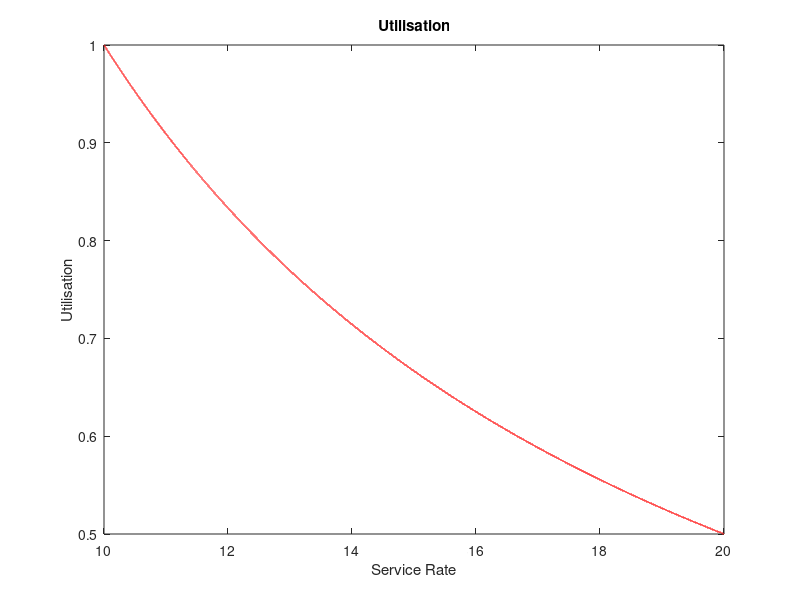
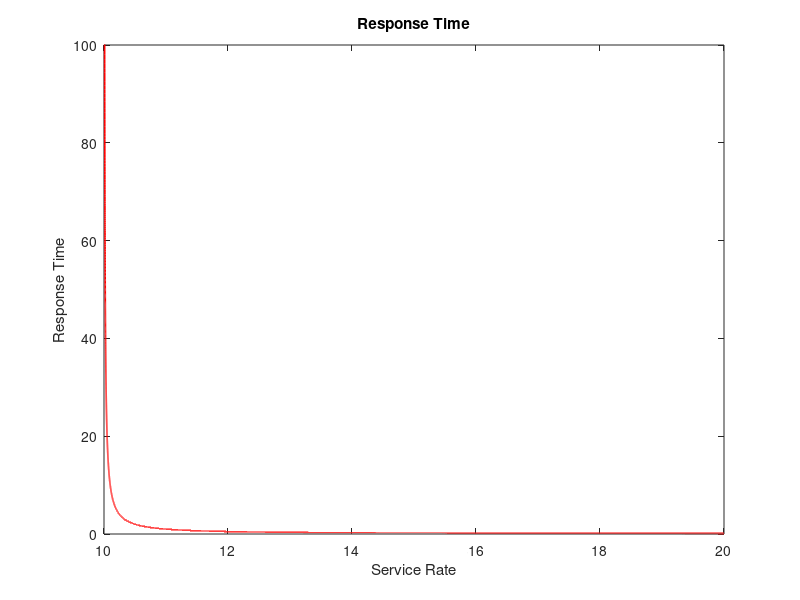
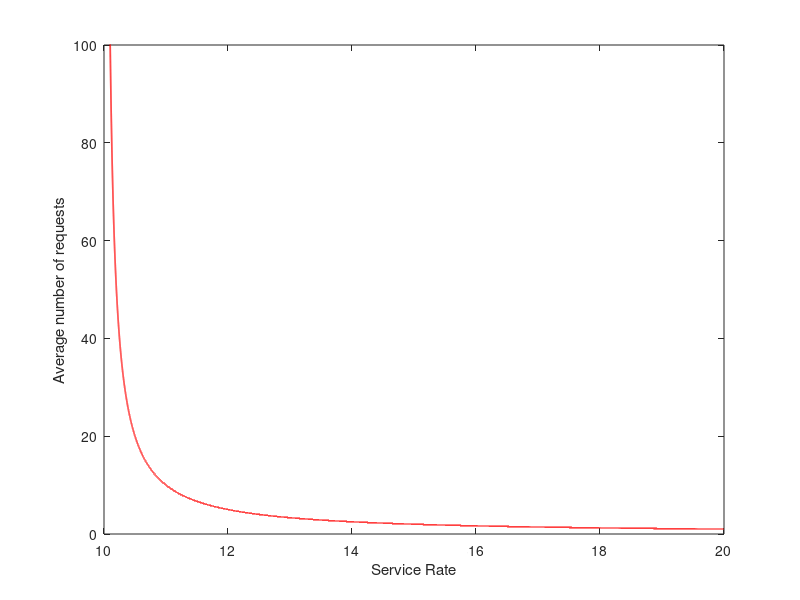
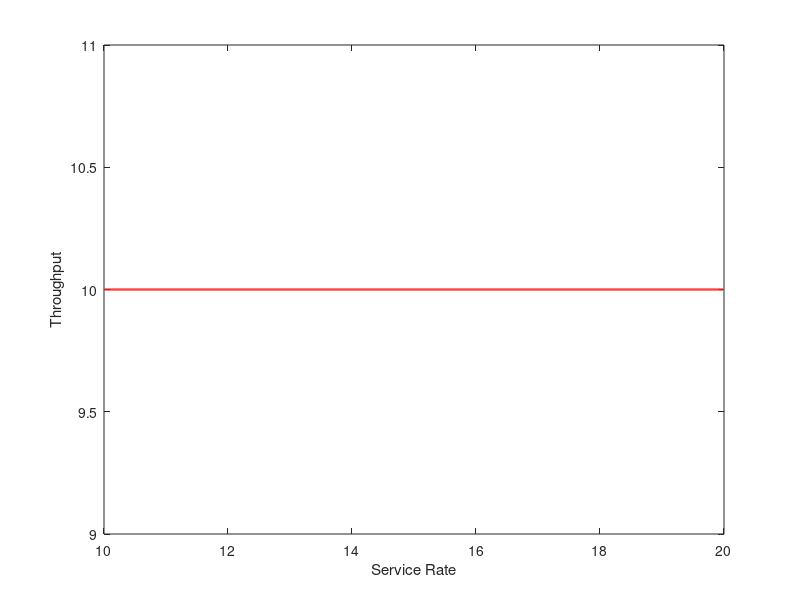

Here is the MATLAB script that generated these plots, in order:
pkg load queueing;

lambda = 10;

mu = 10.0001 : 0.0001 : 20;

[U, R, Q, X, p0] = qsmm1(lambda, mu);

colors = "rgbm";

figure(1); 
plot(mu,U,colors(1),'linewidth',1.2);
xlabel('Service Rate');
ylabel('Utilisation');
title('Utilisation');

print('-djpg', 'utilisation.jpg');

figure(2);
plot(mu,R,colors(1),'linewidth',1.2);
ylim([0,100]);
xlabel('Service Rate');
ylabel('Response Time');
title('Response Time');

print('-djpg', 'responsetime.jpg');

figure(3); 
plot(mu,Q,colors(1),'linewidth',1.2);
ylim([0,100]);
xlabel('Service Rate');
ylabel('Average number of requests');

print('-djpg', 'average_n_requests.jpg');

figure(4);
plot(mu,X,colors(1), 'linewidth',1.2);
xlabel('Service Rate');
ylabel('Throughput');

print('-djpg', 'throughput.jpg');








